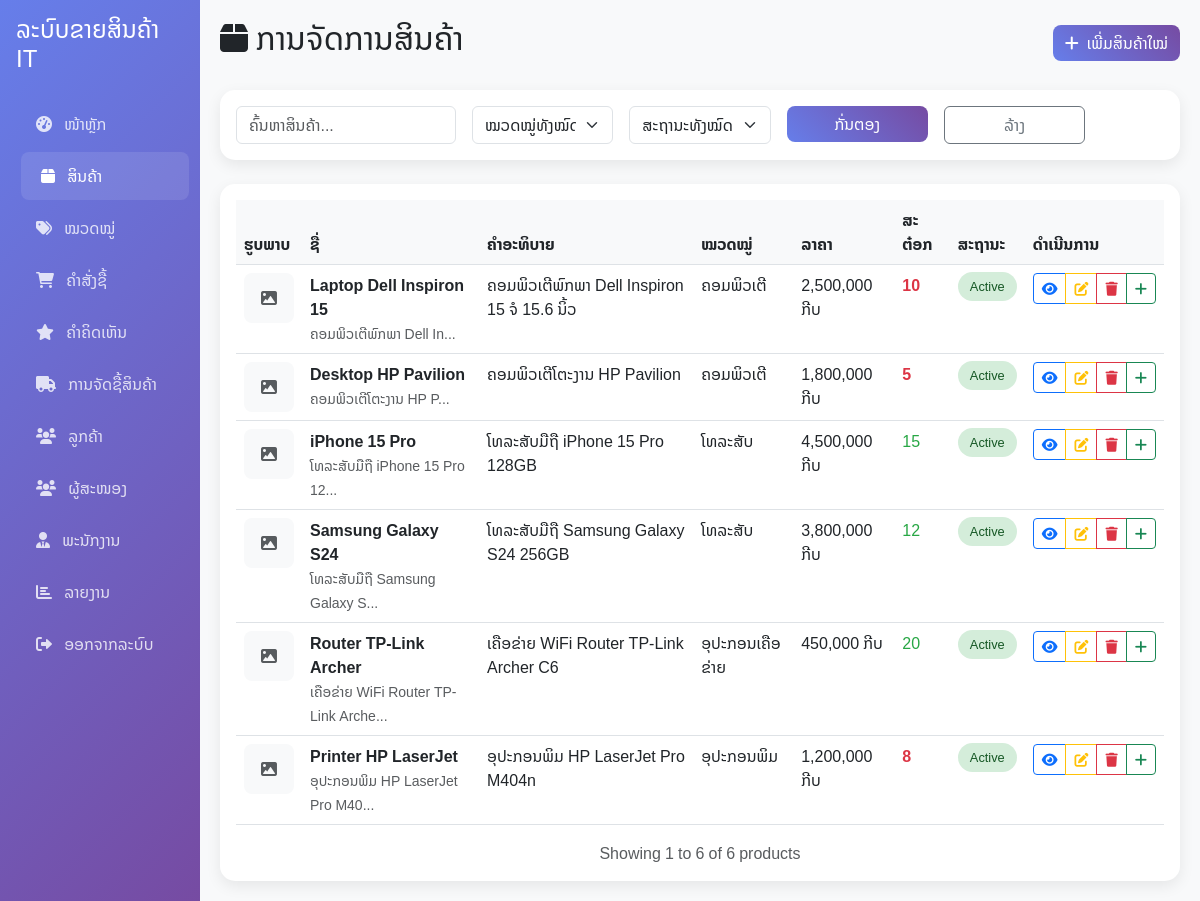
The page /admin/products.php (signed in) on the database its author committed.
### tables this page shows
CREATE TABLE products (
    id INT AUTO_INCREMENT PRIMARY KEY,
    category_id INT,
    name VARCHAR(255) NOT NULL,
    description TEXT,
    price DECIMAL(10,2) NOT NULL,
    stock_quantity INT DEFAULT 0,
    image_url VARCHAR(500),
    status ENUM('active', 'inactive') DEFAULT 'active',
    created_at TIMESTAMP DEFAULT CURRENT_TIMESTAMP,
    updated_at TIMESTAMP DEFAULT CURRENT_TIMESTAMP ON UPDATE CURRENT_TIMESTAMP,
    FOREIGN KEY (category_id) REFERENCES product_categories(id)
);

CREATE TABLE product_categories (
    id INT AUTO_INCREMENT PRIMARY KEY,
    name VARCHAR(255) NOT NULL,
    description TEXT,
    status ENUM('active', 'inactive') DEFAULT 'active',
    created_at TIMESTAMP DEFAULT CURRENT_TIMESTAMP,
    updated_at TIMESTAMP DEFAULT CURRENT_TIMESTAMP ON UPDATE CURRENT_TIMESTAMP
);

### includes/functions.php (called while the page is built, shortened)
<?php
function formatCurrency($amount) {
    return number_format($amount, 0, ',', ',') . ' ກີບ';
}
?>

### admin/products.php (the view, shortened to what this page needs)
<?php
require_once '../includes/functions.php';
$database = new Database();
$db = $database->getConnection();
$page = isset($_GET['page']) ? (int)$_GET['page'] : 1;
$limit = 10;
$offset = ($page - 1) * $limit;
$search = $_GET['search'] ?? '';
$where_conditions = [];
$params = [];
$where_clause = !empty($where_conditions) ? "WHERE " . implode(" AND ", $where_conditions) : "";
$count_query = "SELECT COUNT(*) FROM products p $where_clause";
$stmt = $db->prepare($count_query);
$stmt->execute($params);
$total_products = $stmt->fetchColumn();
$query = "SELECT p.*, pc.name as category_name
          FROM products p
          LEFT JOIN product_categories pc ON p.category_id = pc.id
          $where_clause
          ORDER BY p.created_at DESC
          LIMIT ? OFFSET ?";
$stmt = $db->prepare($query);
$param_count = 1;
$stmt->bindValue($param_count++, $limit, PDO::PARAM_INT);
$stmt->bindValue($param_count++, $offset, PDO::PARAM_INT);
$stmt->execute();
$products = $stmt->fetchAll(PDO::FETCH_ASSOC);
?>
<?php include 'includes/header.php'; ?>
<?php include 'includes/sidebar.php'; ?>
<div class="col-md-9 col-lg-10 main-content">
    <div class="d-flex justify-content-between align-items-center mb-4">
        <h2><i class="fas fa-box me-2"></i>ການຈັດການສິນຄ້າ</h2>
        <a href="add_product.php" class="btn btn-primary">
            <i class="fas fa-plus me-2"></i>ເພີ່ມສິນຄ້າໃໝ່
        </a>
    </div>
    <div class="card mb-4">
        <div class="card-body">
            <form method="GET" class="row g-3">
                <div class="col-md-3">
                    <input type="text" class="form-control" name="search"
                        placeholder="ຄົ້ນຫາສິນຄ້າ..." value="<?php echo htmlspecialchars($search); ?>">
                </div>
                <div class="col-md-2">
                    <select class="form-select" name="category">
                        <option value="">ໝວດໝູ່ທັງໝົດ</option>
                    </select>
                </div>
                <div class="col-md-2">
                    <select class="form-select" name="status">
                        <option value="">ສະຖານະທັງໝົດ</option>
                    </select>
                </div>
                <div class="col-md-2">
                    <button type="submit" class="btn btn-primary w-100">ກັ່ນຕອງ</button>
                </div>
                <div class="col-md-2">
                    <a href="products.php" class="btn btn-outline-secondary w-100">ລ້າງ</a>
                </div>
            </form>
        </div>
    </div>
    <div class="card">
        <div class="card-body">
            <div class="table-responsive">
                <table class="table table-hover">
                    <thead>
                        <tr>
                            <th>ຮູບພາບ</th>
                            <th>ຊື່</th>
                            <th>ຄຳອະທິບາຍ</th>
                            <th>ໝວດໝູ່</th>
                            <th>ລາຄາ</th>
                            <th>ສະຕ໋ອກ</th>
                            <th>ສະຖານະ</th>
                            <th>ດຳເນີນການ</th>
                        </tr>
                    </thead>
                    <tbody>
                        <?php if (empty($products)): ?>
                            <tr>
                                <td colspan="8" class="text-center text-muted">No products found</td>
                            </tr>
                        <?php else: ?>
                            <?php foreach ($products as $product): ?>
                                <tr>
                                    <td>
                                        <?php if ($product['image_url']): ?>
                                            <img src="../uploads/products/<?php echo htmlspecialchars($product['image_url']); ?>"
                                                class="product-image" alt="<?php echo htmlspecialchars($product['name']); ?>">
                                        <?php else: ?>
                                            <div class="product-image bg-light d-flex align-items-center justify-content-center">
                                                <i class="fas fa-image text-muted"></i>
                                            </div>
                                        <?php endif; ?>
                                    </td>
                                    <td>
                                        <strong><?php echo htmlspecialchars($product['name']); ?></strong>
                                        <br>
                                        <small class="text-muted"><?php echo htmlspecialchars(substr($product['description'], 0, 50)) . '...'; ?></small>
                                    </td>
                                    <td><?php echo htmlspecialchars($product['description']); ?></td>
                                    <td><?php echo htmlspecialchars($product['category_name'] ?? 'Uncategorized'); ?></td>
                                    <td><?php echo formatCurrency($product['price']); ?></td>
                                    <td>
                                        <span class="<?php echo $product['stock_quantity'] <= 10 ? 'stock-low' : 'stock-ok'; ?>">
                                            <?php echo $product['stock_quantity']; ?>
                                        </span>
                                    </td>
                                    <td>
                                        <span class="status-badge <?php echo $product['status'] === 'active' ? 'status-active' : 'status-inactive'; ?>">
                                            <?php echo ucfirst($product['status']); ?>
                                        </span>
                                    </td>
                                    <td>
                                        <div class="btn-group" role="group">
                                            <a href="view_product.php?id=<?php echo $product['id']; ?>"
                                                class="btn btn-sm btn-outline-primary" title="ເບິ່ງ">
                                                <i class="fas fa-eye"></i>
                                            </a>
                                            <a href="edit_product.php?id=<?php echo $product['id']; ?>"
                                                class="btn btn-sm btn-outline-warning" title="ແກ້ໄຂ">
                                                <i class="fas fa-edit"></i>
                                            </a>
                                            <button type="button" class="btn btn-sm btn-outline-danger"
                                                onclick="deleteProduct(<?php echo $product['id']; ?>, '<?php echo htmlspecialchars($product['name']); ?>')"
                                                title="ລຶບ">
                                                <i class="fas fa-trash"></i>
                                            </button>
                                            <button type="button" class="btn btn-sm btn-outline-success"
                                                onclick="quickAddStock(<?php echo $product['id']; ?>, '<?php echo htmlspecialchars($product['name']); ?>')"
                                                title="ເພີ່ມສະຕ໋ອກ">
                                                <i class="fas fa-plus"></i>
                                            </button>
                                        </div>
                                    </td>
                                </tr>
                            <?php endforeach; ?>
                        <?php endif; ?>
                    </tbody>
                </table>
            </div>
            <div class="text-muted text-center">
                Showing <?php echo $offset + 1; ?> to <?php echo min($offset + $limit, $total_products); ?> of <?php echo $total_products; ?> products
            </div>
        </div>
    </div>
</div>
</div>
</div>
<?php include 'includes/footer.php'; ?>

### admin/includes/admin_styles.php (style rules this page uses)
body { font-family: 'Noto Sans Lao', sans-serif; background-color: #f8f9fa; }
.main-content { padding: 20px; }
.card { border: none; border-radius: 15px; box-shadow: 0 5px 15px rgba(0, 0, 0, 0.08); }
.btn-primary { background: linear-gradient(45deg, #667eea, #764ba2); border: none; border-radius: 8px; }
.table th { background-color: #f8f9fa; border-top: none; font-weight: 600; }
.status-badge { padding: 4px 12px; border-radius: 20px; font-size: 0.8rem; font-weight: 500; }
.status-active { background-color: #d4edda; color: #155724; }
.stock-low { color: #dc3545; font-weight: bold; }
.stock-ok { color: #28a745; }
.product-image { width: 50px; height: 50px; object-fit: cover; border-radius: 8px; }

### rows shown on the page
products: name "Laptop Dell Inspiron 15", description "ຄອມພິວເຕີພົກພາ Dell In", description "ຄອມພິວເຕີພົກພາ Dell Inspiron 15 ຈໍ 15.6 ນິ້ວ", category.name "ຄອມພິວເຕີ", price "2,500,000 ກີບ", stock_quantity "10", status "Active"
products: name "Desktop HP Pavilion", description "ຄອມພິວເຕີໂຕະງານ HP P", description "ຄອມພິວເຕີໂຕະງານ HP Pavilion", category.name "ຄອມພິວເຕີ", price "1,800,000 ກີບ", stock_quantity "5", status "Active"
products: name "iPhone 15 Pro", description "ໂທລະສັບມືຖື iPhone 15 Pro 12", description "ໂທລະສັບມືຖື iPhone 15 Pro 128GB", category.name "ໂທລະສັບ", price "4,500,000 ກີບ", stock_quantity "15", status "Active"
products: name "Samsung Galaxy S24", description "ໂທລະສັບມືຖື Samsung Galaxy S", description "ໂທລະສັບມືຖື Samsung Galaxy S24 256GB", category.name "ໂທລະສັບ", price "3,800,000 ກີບ", stock_quantity "12", status "Active"
products: name "Router TP-Link Archer", description "ເຄືອຂ່າຍ WiFi Router TP-Link Arche", description "ເຄືອຂ່າຍ WiFi Router TP-Link Archer C6", category.name "ອຸປະກອນເຄືອຂ່າຍ", price "450,000 ກີບ", stock_quantity "20", status "Active"
products: name "Printer HP LaserJet", description "ອຸປະກອນພິມ HP LaserJet Pro M40", description "ອຸປະກອນພິມ HP LaserJet Pro M404n", category.name "ອຸປະກອນພິມ", price "1,200,000 ກີບ", stock_quantity "8", status "Active"

### other values the page prints
$offset + 1 "1"
min($offset + $limit, $total_products) "6"
$total_products "6"
